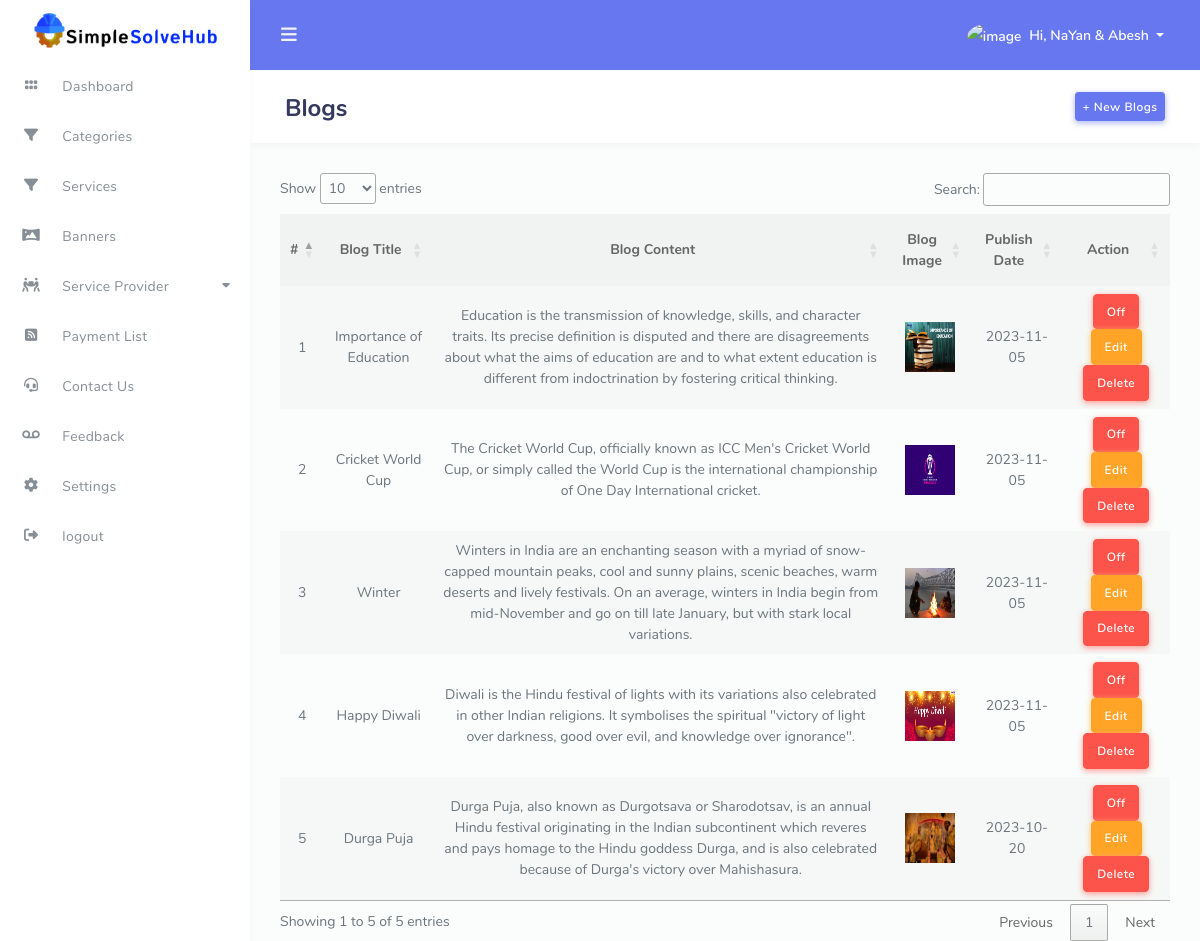
/admin/blogs.php (signed in), run on the app's committed database.
### tables this page shows
CREATE TABLE `blog` (
  `id` int(11) NOT NULL,
  `blog_title` text NOT NULL,
  `blog_content` text NOT NULL,
  `blog_image` text NOT NULL,
  `publish_date` date NOT NULL,
  `status` text NOT NULL
);

### admin/blogs.php (the view, shortened to what this page needs)
<?php
  include('../config/db_con.php');
?>
<?php $page = "blogs"; require './assets/components/head.php' ?>
</head>
<body>
  <div id="app">
    <div class="main-wrapper main-wrapper-1">
      <div class="navbar-bg"></div>
      <?php require './assets/components/navbar.php' ?>
      <?php require './assets/components/sidebar.php' ?>
      <div class="main-content">
        <section class="section">
          <div class="section-header d-flex justify-content-between">
            <h1>Blogs</h1>
            <div class="btns">
              <a href="./new_blogs.php" class="btn btn-primary btn-sm">+ New Blogs</a>
            </div>
          </div>
          <div class="row">
            <div class="col-12">
              <div class="table-responsive">
                <table class="table table-striped" id="myTable">
                  <thead>
                    <tr>
                      <th class="text-center">#</th>
                      <th>Blog Title</th>
                      <th>Blog Content</th>
                      <th>Blog Image</th>
                      <th>Publish Date</th>
                      <th>Action</th>
                    </tr>
                  </thead>
                  <tbody>
                    <?php
                    $sql = "SELECT * FROM `blog` order by id desc";
                    $data = mysqli_query($conn, $sql);
                    $i = 1;
                    while ($result = mysqli_fetch_assoc($data)) {
                    ?>
                      <tr>
                        <td><?php echo $i;
                          $i++; ?></td>
                        <td><?php echo $result['blog_title'] ?></td>
                        <td><?php echo $result['blog_content'] ?></td>
                        <td>
                          <img src="<?php echo $result['blog_image'] ?>" height="50" width="50">
                        </td>
                        <td><?php echo $result['publish_date'] ?></td>
                        <td>
                          <div class="btns">
                            <?php
                              if($result['status']=='Off')
                              {
                                ?>
                                   <a href="active_blogs.php?id=<?php echo $result['id']?>" class="btn btn-success">On</a>
                                <?php
                              }
                              else
                              {
                                ?>
                                   <a href="deactive_blogs.php?id=<?php echo $result['id']?>" class="btn btn-danger">Off</a>
                                <?php
                              }
                            ?>
                            <a href="edit_blogs.php?edt=<?php echo $result['id'] ?>" class="btn btn-warning">Edit</a>
                            <a href="delete_blogs.php?del=<?php echo $result['id'] ?>" class="btn btn-danger">Delete</a>
                          </div>
                        </td>
                      </tr>
                    <?php
                    }
                    ?>
                  </tbody>
                </table>
              </div>
            </div>
          </div>
        </section>
      </div>
    </div>
  </div>
</body>
</html>

### admin/assets/css/custom.css (style rules this page uses)
th,td { text-align: center !important; vertical-align: middle !important; }

### data on the page
blog: blog_title "Importance of Education", blog_content "Education is the transmission of knowledge, skills, and character traits. Its precise definition is disputed and there are disagreements about what the aims of education are and to what extent education is different from indoctrination by fostering critical thinking.", blog_image (picture), publish_date "2023-11-05"
blog: blog_title "Cricket World Cup", blog_content "The Cricket World Cup, officially known as ICC Men's Cricket World Cup, or simply called the World Cup is the international championship of One Day International cricket.", blog_image (picture), publish_date "2023-11-05"
blog: blog_title "Winter", blog_content "Winters in India are an enchanting season with a myriad of snow-capped mountain peaks, cool and sunny plains, scenic beaches, warm deserts and lively festivals. On an average, winters in India begin from mid-November and go on till late January, but with stark local variations.", blog_image (picture), publish_date "2023-11-05"
blog: blog_title "Happy Diwali", blog_content "Diwali is the Hindu festival of lights with its variations also celebrated in other Indian religions. It symbolises the spiritual \"victory of light over darkness, good over evil, and knowledge over ignorance\".", blog_image (picture), publish_date "2023-11-05"
blog: blog_title "Durga Puja", blog_content "Durga Puja, also known as Durgotsava or Sharodotsav, is an annual Hindu festival originating in the Indian subcontinent which reveres and pays homage to the Hindu goddess Durga, and is also celebrated because of Durga's victory over Mahishasura.", blog_image (picture), publish_date "2023-10-20"
